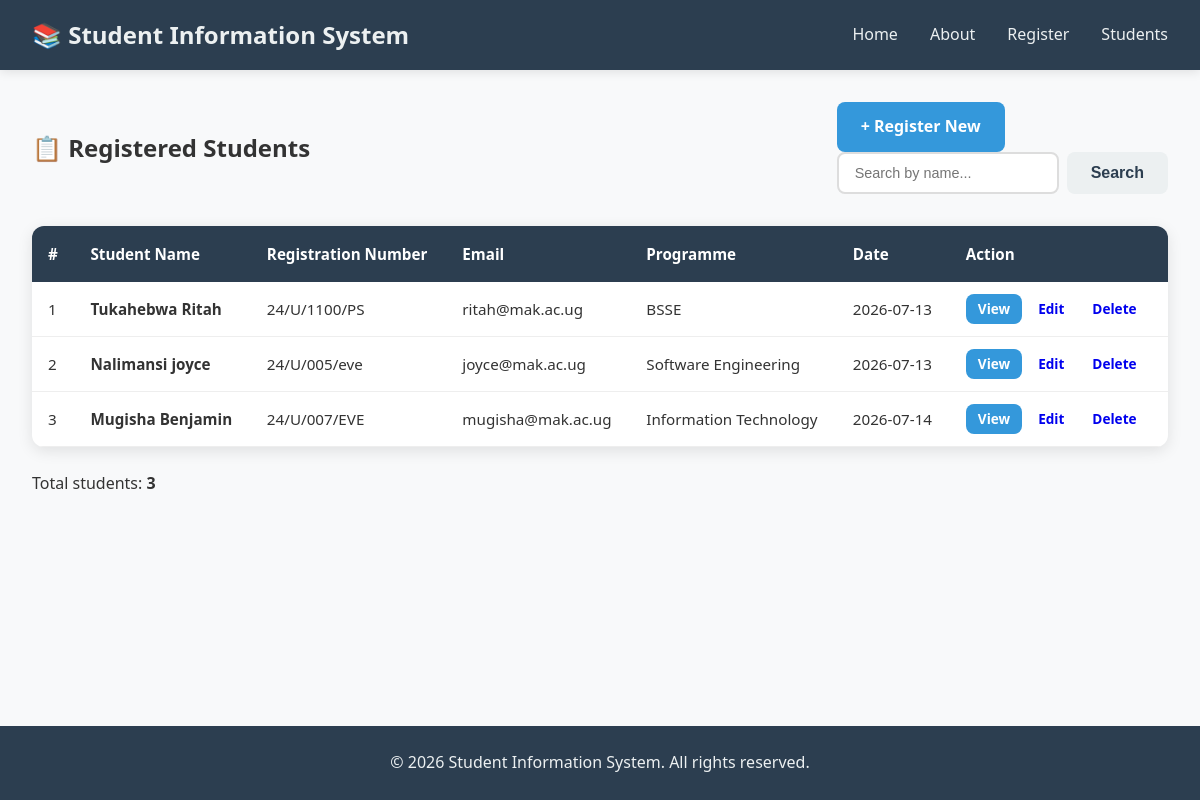
/students, run on the app's committed database.
### models.py (models this page shows, shortened)
class Student(db.Model):
    __tablename__ = 'students'
    id = db.Column(db.Integer, primary_key=True)
    student_name = db.Column(db.String(100), nullable=False)
    registration_number = db.Column(db.String(50), unique=True, nullable=False)
    email = db.Column(db.String(100), unique=True, nullable=False)
    programme = db.Column(db.String(100), nullable=False)
    registration_date = db.Column(db.DateTime, default=datetime.utcnow)
    is_active = db.Column(db.Boolean, default=True)

### app.py (the view)
@app.route('/students')
def students_list():
    all_students = get_all_students()
    return render_template('students_list.html', students=all_students)

### database.py (called while the page is built)
def get_all_students():
    return Student.query.filter_by(is_active=True).all()

### templates/students_list.html (shortened to what this page needs)
{% extends "base.html" %}
{% block content %}
    <section class="students-list-page">
        <div class="list-header">
            <h2>📋 Registered Students</h2>
            <div class="list-actions">
                <a href="{{ url_for('register') }}" class="btn btn-primary">+ Register New</a>
                <form action="{{ url_for('search_students') }}" method="GET" class="search-form">
                    <input type="text" name="q" placeholder="Search by name..." value="{{ search_term if search_term else '' }}">
                    <button type="submit" class="btn btn-secondary">Search</button>
                </form>
            </div>
        </div>
        {% if students %}
            <div class="table-container">
                <table class="students-table">
                    <thead>
                        <tr>
                            <th>#</th>
                            <th>Student Name</th>
                            <th>Registration Number</th>
                            <th>Email</th>
                            <th>Programme</th>
                            <th>Date</th>
                            <th>Action</th>
                        </tr>
                    </thead>
                    <tbody>
                        {% for student in students %}
                            <tr>
                                <td>{{ loop.index }}</td>
                                <td><strong>{{ student.student_name }}</strong></td>
                                <td>{{ student.registration_number }}</td>
                                <td>{{ student.email }}</td>
                                <td>{{ student.programme }}</td>
                                <td>{{ student.registration_date.strftime('%Y-%m-%d') }}</td>
                                <td>
    <a href="{{ url_for('student_profile', name=student.student_name) }}"
       class="btn btn-small btn-info">View</a>
    <a href="{{ url_for('edit_student', student_id=student.id) }}"
       class="btn btn-small btn-warning">Edit</a>
    <a href="{{ url_for('delete_student_route', student_id=student.id) }}"
       class="btn btn-small btn-danger"
       onclick="return confirm('Are you sure you want to delete this student?');">
       Delete
    </a>
</td>
                            </tr>
                        {% endfor %}
                    </tbody>
                </table>
            </div>
            <div class="student-count">
                <p>Total students: <strong>{{ students|length }}</strong></p>
            </div>
        {% else %}
            <div class="empty-state">
                <p>No students registered yet.</p>
                <a href="{{ url_for('register') }}" class="btn btn-primary">Register First Student</a>
            </div>
        {% endif %}
    </section>
{% endblock %}

### templates/base.html (shortened to what this page needs)
<!DOCTYPE html>
<html lang="en">
<head>
    <link rel="stylesheet" href="{{ url_for('static', filename='style.css') }}">
</head>
<body>
    <nav>
        <div class="nav-container">
            <div class="logo">
                <h1>📚 Student Information System</h1>
            </div>
            <ul class="nav-links">
                <li><a href="{{ url_for('home') }}">Home</a></li>
                <li><a href="{{ url_for('about') }}">About</a></li>
                <li><a href="{{ url_for('register') }}">Register</a></li>
                <li><a href="{{ url_for('students_list') }}">Students</a></li>
            </ul>
        </div>
    </nav>
    <main>
        {% block content %}
        {% endblock %}
    </main>
    <footer>
        <p>&copy; 2026 Student Information System. All rights reserved.</p>
    </footer>
</body>
</html>

### static/style.css (style rules this page uses)
* { margin: 0; padding: 0; box-sizing: border-box; }
body { font-family: 'Segoe UI', Tahoma, Geneva, Verdana, sans-serif; line-height: 1.6; color: #333; background-color: #f8f9fa; min-height: 100vh; display: flex; flex-direction: column; }
nav { background-color: #2c3e50; padding: 1rem 0; box-shadow: 0 2px 10px rgba(0, 0, 0, 0.1); }
.nav-container { max-width: 1200px; margin: 0 auto; padding: 0 2rem; display: flex; justify-content: space-between; align-items: center; }
.logo h1 { color: #ecf0f1; font-size: 1.5rem; font-weight: 700; }
.nav-links { list-style: none; display: flex; gap: 2rem; }
.nav-links a { color: #ecf0f1; text-decoration: none; font-weight: 500; padding: 0.5rem 0; transition: color 0.3s ease; border-bottom: 2px solid transparent; }
main { flex: 1; max-width: 1200px; margin: 0 auto; padding: 2rem; width: 100%; }
.btn { display: inline-block; padding: 0.75rem 1.5rem; border: none; border-radius: 8px; font-size: 1rem; font-weight: 600; cursor: pointer; text-decoration: none; transition: background-color 0.3s ease, transform 0.2s ease; }
.btn-primary { background-color: #3498db; color: white; }
.btn-secondary { background-color: #ecf0f1; color: #2c3e50; }
.btn-small { padding: 0.25rem 0.75rem; font-size: 0.85rem; }
.btn-info { background-color: #3498db; color: white; }
.table-container { overflow-x: auto; background: white; border-radius: 12px; box-shadow: 0 4px 15px rgba(0, 0, 0, 0.1); margin-bottom: 1.5rem; }
.students-table { width: 100%; border-collapse: collapse; font-size: 0.95rem; }
.students-table thead { background-color: #2c3e50; color: white; }
.students-table th { padding: 1rem; text-align: left; }
.students-table td { padding: 0.75rem 1rem; border-bottom: 1px solid #eee; }
.list-header { display: flex; justify-content: space-between; align-items: center; flex-wrap: wrap; gap: 1rem; margin-bottom: 2rem; }
.search-form { display: flex; gap: 0.5rem; }
.search-form input { padding: 0.5rem 1rem; border: 2px solid #ddd; border-radius: 8px; font-size: 0.9rem; }
footer { background-color: #2c3e50; color: #ecf0f1; text-align: center; padding: 1.5rem; margin-top: auto; }

### data on the page
Student: student_name "Tukahebwa Ritah", registration_number "24/U/1100/PS", email "ritah@mak.ac.ug", programme "BSSE", registration_date "2026-07-13"
Student: student_name "Nalimansi joyce", registration_number "24/U/005/eve", email "joyce@mak.ac.ug", programme "Software Engineering", registration_date "2026-07-13"
Student: student_name "Mugisha Benjamin", registration_number "24/U/007/EVE", email "mugisha@mak.ac.ug", programme "Information Technology", registration_date "2026-07-14"

### other printed values
{{ students|length }} "3"
